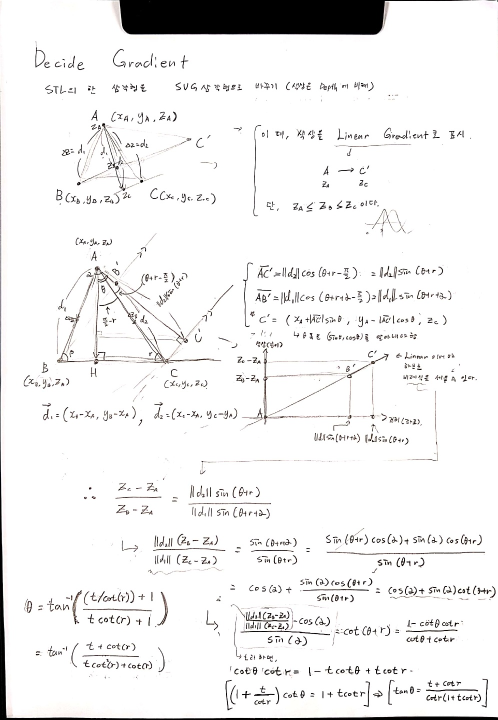
#> input picture 1.jpg, 996 x 1440 px, found by its file name (shown at 1/2 size)
$ python HJnDJ.py
#> lines starting #> are read from the running program, lines starting #| are printed output that depends on the picture; after the words box and inside, x2 and y2 are one past the last pixel; in counts of white or black regions, pixels touching at a corner belong together
import numpy as np
import cv2

img = cv2.imread('1.jpg')
#> img is the input picture: shape (1440, 996, 3); mean B, G, R 239.7, 239.8, 240.2

wGauss = img.copy()
woGauss = img.copy()

wCanvas = np.zeros(img.shape, np.uint8)
woCanvas = np.zeros(img.shape, np.uint8)

wGauss = cv2.GaussianBlur(wGauss,(7,7),0)
for im, cvs in [(wGauss, wCanvas), (woGauss, woCanvas)]:
    im = cv2.Canny(im,100,200)
    c, h = cv2.findContours(im, cv2.RETR_EXTERNAL, cv2.CHAIN_APPROX_NONE)

    cv2.drawContours(cvs, c, -1, (255,255,255), 1)
#> this loop made 2 passes
#> pass 1, `im = cv2.Canny(im,100,200)`:
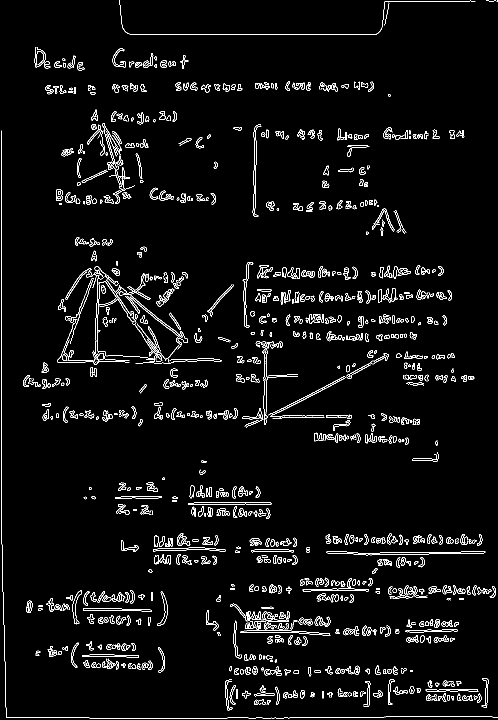
#> im: shape (1440, 996) (shown at 1/2 size); 3.8% white in thin lines or dots
cv2.imshow('Default none', woCanvas)
cv2.imshow('Default gauss', wCanvas)
cv2.waitKey(0)

cut1=img[0:256, 0:381]
cut2=img[0:256, 381:801]
cut3=img[257:664,0:381]
cut4=img[257:664,381:801]
ret, thr=cv2.threshold(img,255,255,0)
#> thr: shape (1440, 996, 3); every value is 0
cut_b1=thr[0:256, 0:381]
#> cut_b1: shape (256, 381, 3); every value is 0
cut_b2=thr[0:256, 381:801]
#> cut_b2: shape (256, 420, 3); every value is 0
cut_b3=thr[257:664,0:380]
#> cut_b3: shape (407, 380, 3); every value is 0
cut_b4=thr[257:664,381:801]
#> cut_b4: shape (407, 420, 3); every value is 0


blur1=cv2.bilateralFilter(cut1,3,50,50)
blur1=cv2.bilateralFilter(blur1,3,60,60)
canny1=cv2.Canny(blur1,100,200)
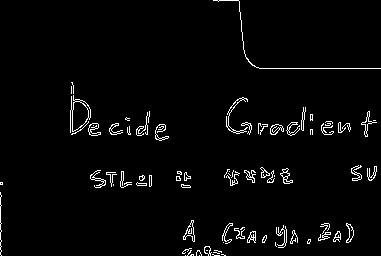
#> canny1: shape (256, 381); 2.8% white in thin lines or dots
contours, hierachy=cv2.findContours(canny1, cv2.RETR_EXTERNAL, cv2.CHAIN_APPROX_NONE)
#> contours = 80 contours, 52 with area under 20; largest, box (x1, y1, x2, y2) and area: (70, 95, 91, 133) 414, (183, 220, 195, 242) 98, (226, 97, 248, 134) 96, (270, 124, 284, 135) 85, (88, 123, 101, 136) 80
cv2.drawContours(cut_b1, contours, -1, (255,255,255), 1)
#> cut_b1: shape (256, 381, 3); 2.6% white in thin lines or dots


blur2=cv2.medianBlur(cut2,5)
blur2=cv2.medianBlur(blur2,7)
canny2=cv2.Canny(blur2,100,200)
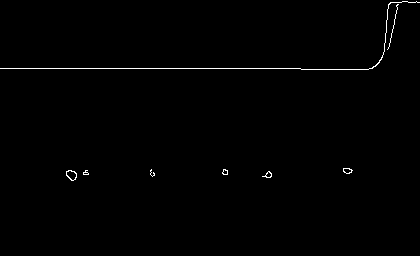
#> canny2: shape (256, 420); 0.62% white in thin lines or dots, all inside (x1, y1, x2, y2) = (0, 1, 420, 181)
contours2, hierachy=cv2.findContours(canny2, cv2.RETR_EXTERNAL, cv2.CHAIN_APPROX_NONE)
#> contours2 = 8 contours, 4 with area under 20; largest, box (x1, y1, x2, y2) and area: (66, 170, 77, 181) 76, (343, 168, 353, 174) 35, (262, 171, 272, 178) 28, (222, 169, 228, 175) 20
cv2.drawContours(cut_b2, contours2, -1, (255,255,255), 1)

blur3=cv2.GaussianBlur(cut3,(3,3),0)

blur3=cv2.GaussianBlur(blur3,(7,7),0)
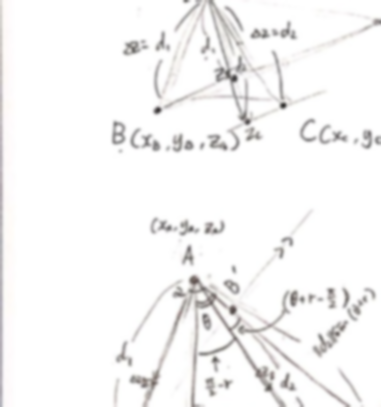
#> blur3: shape (407, 381, 3); mean B, G, R 245.8, 246, 246.5
canny3=cv2.Canny(blur3,40,60)
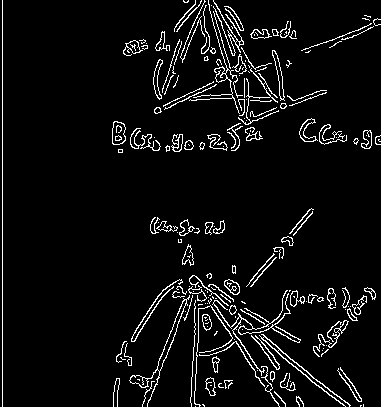
#> canny3: shape (407, 381); 5.6% white in thin lines or dots
contours3, hierachy=cv2.findContours(canny3, cv2.RETR_CCOMP, cv2.CHAIN_APPROX_NONE)
#> contours3 = 255 contours, 168 with area under 20; largest, box (x1, y1, x2, y2) and area: (129, 295, 190, 407) 496, (157, 299, 187, 372) 308, (112, 121, 126, 145) 258, (112, 121, 126, 145) 248, (259, 334, 351, 407) 194
cv2.drawContours(cut_b3, contours3, -1, (255,255,255), 1)
#> cut_b3: shape (407, 380, 3); 5.6% white in thin lines or dots

blur4=cv2.medianBlur(cut4,3)
blur4=cv2.medianBlur(blur4,5)
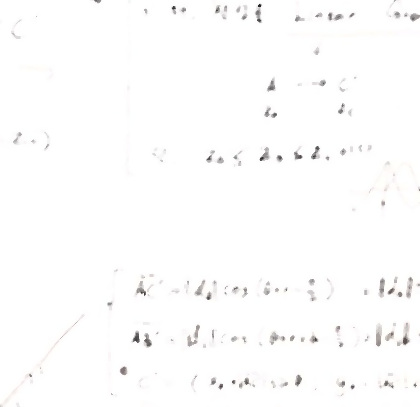
#> blur4: shape (407, 420, 3); mean B, G, R 252.7, 252.7, 253
canny4=cv2.Canny(blur4,78,188)
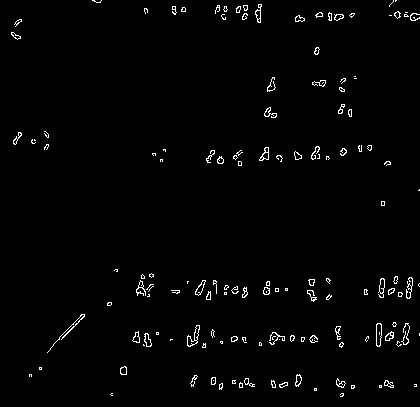
#> canny4: shape (407, 420); 1.7% white in thin lines or dots
contours4, hierachy=cv2.findContours(canny4, cv2.RETR_CCOMP, cv2.CHAIN_APPROX_NONE)
#> contours4 = 246 contours, 180 with area under 20; largest, box (x1, y1, x2, y2) and area: (187, 325, 200, 347) 107, (376, 323, 382, 347) 104, (376, 323, 382, 347) 98, (259, 147, 269, 161) 66, (195, 280, 206, 296) 66
cv2.drawContours(cut_b4, contours4, -1, (255,255,255), 1)
#> cut_b4: shape (407, 420, 3); 1.7% white in thin lines or dots

import numpy as np
import cv2

GAUSS_KERNEL = (3,3)
GAUSS_SIGMA = 25
ITERATIONS = 4

def findContours(src): # src : single-channel image
    global GAUSS_KERNEL, GAUSS_SIGMA, ITERATIONS
    # Smoothing
    src = cv2.GaussianBlur(src, GAUSS_KERNEL, GAUSS_SIGMA)
    # Transform into a binary Image
    ret, bin_src = cv2.threshold(src, 240, 255, cv2.THRESH_BINARY_INV)
    # Morphology-OPENING operation to remove extra noises
    canvas = np.zeros(src.shape, np.uint8)

    bin_src = cv2.morphologyEx(bin_src, cv2.MORPH_OPEN, (5,5), iterations=ITERATIONS)
    contours, hierarchy = cv2.findContours(bin_src, cv2.RETR_TREE, cv2.CHAIN_APPROX_NONE)
    print('Contours found : %d' % (len(contours)))

    for cont in contours:
        cv2.drawContours(canvas, [cont], 0, 255, 1)
    return canvas

# Default
slice = cv2.imread('1_slice.jpg', cv2.IMREAD_GRAYSCALE)
inner = cv2.imread('1_inner.jpg', cv2.IMREAD_GRAYSCALE)
outer = cv2.imread('1_outer.jpg', cv2.IMREAD_GRAYSCALE)

#> (the run stopped early here; a loop or call above may not have finished)

$ run again, with 2.jpg copied over 1.jpg
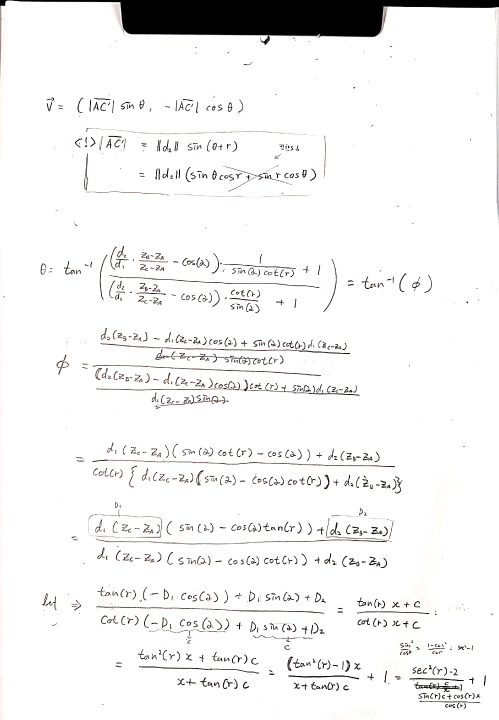
#> input picture 2.jpg, 998 x 1440 px, found by its file name (shown at 1/2 size)
#> img is the input picture: shape (1440, 998, 3); mean B, G, R 241.6, 241.7, 242.1
#> the loop `for im, cvs in [(wGauss, wCanvas), (woGauss, woCanvas)]:` made 2 passes
#> pass 1, `im = cv2.Canny(im,100,200)`:
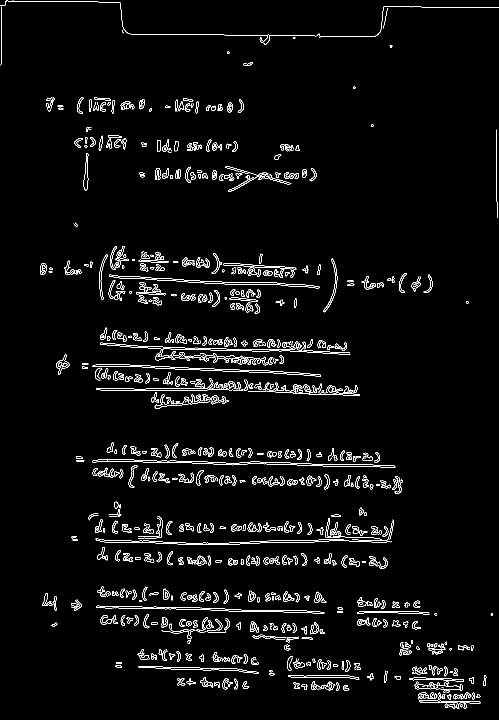
#> im: shape (1440, 998) (shown at 1/2 size); 3.2% white in thin lines or dots
#> thr: shape (1440, 998, 3); every value is 0
#> canny1: shape (256, 381); 1.7% white in thin lines or dots
#> contours = 33 contours, 22 with area under 20; largest, box (x1, y1, x2, y2) and area: (155, 195, 167, 227) 77, (279, 199, 289, 218) 68, (93, 194, 109, 223) 68, (186, 204, 197, 221) 56, (370, 207, 381, 223) 52
#> canny2: shape (256, 420); 0.55% white in thin lines or dots, all inside (x1, y1, x2, y2) = (0, 12, 420, 88)
#> contours2 = 4 contours, 3 with area under 20; largest, box (x1, y1, x2, y2) and area: (0, 12, 420, 88) 144
#> canny3: shape (407, 381); 3.3% white in thin lines or dots
#> contours3 = 164 contours, 88 with area under 20; largest, box (x1, y1, x2, y2) and area: (128, 264, 163, 293) 282, (272, 307, 333, 334) 252, (80, 269, 94, 293) 245, (80, 269, 94, 293) 232, (219, 235, 234, 283) 197
#> `canny4=cv2.Canny(blur4,78,188)`:
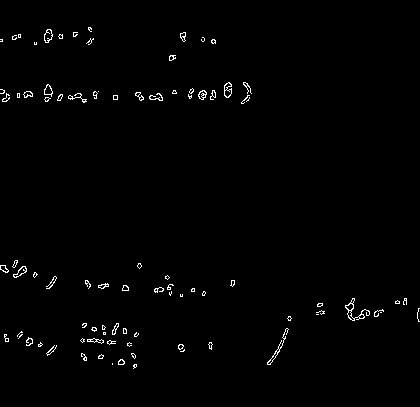
#> canny4: shape (407, 420); 1.1% white in thin lines or dots, all inside (x1, y1, x2, y2) = (0, 27, 420, 369)
#> contours4 = 165 contours, 135 with area under 20; largest, box (x1, y1, x2, y2) and area: (345, 298, 370, 321) 112, (224, 82, 232, 98) 76, (44, 29, 53, 43) 76, (44, 29, 53, 43) 66, (13, 266, 27, 278) 65
